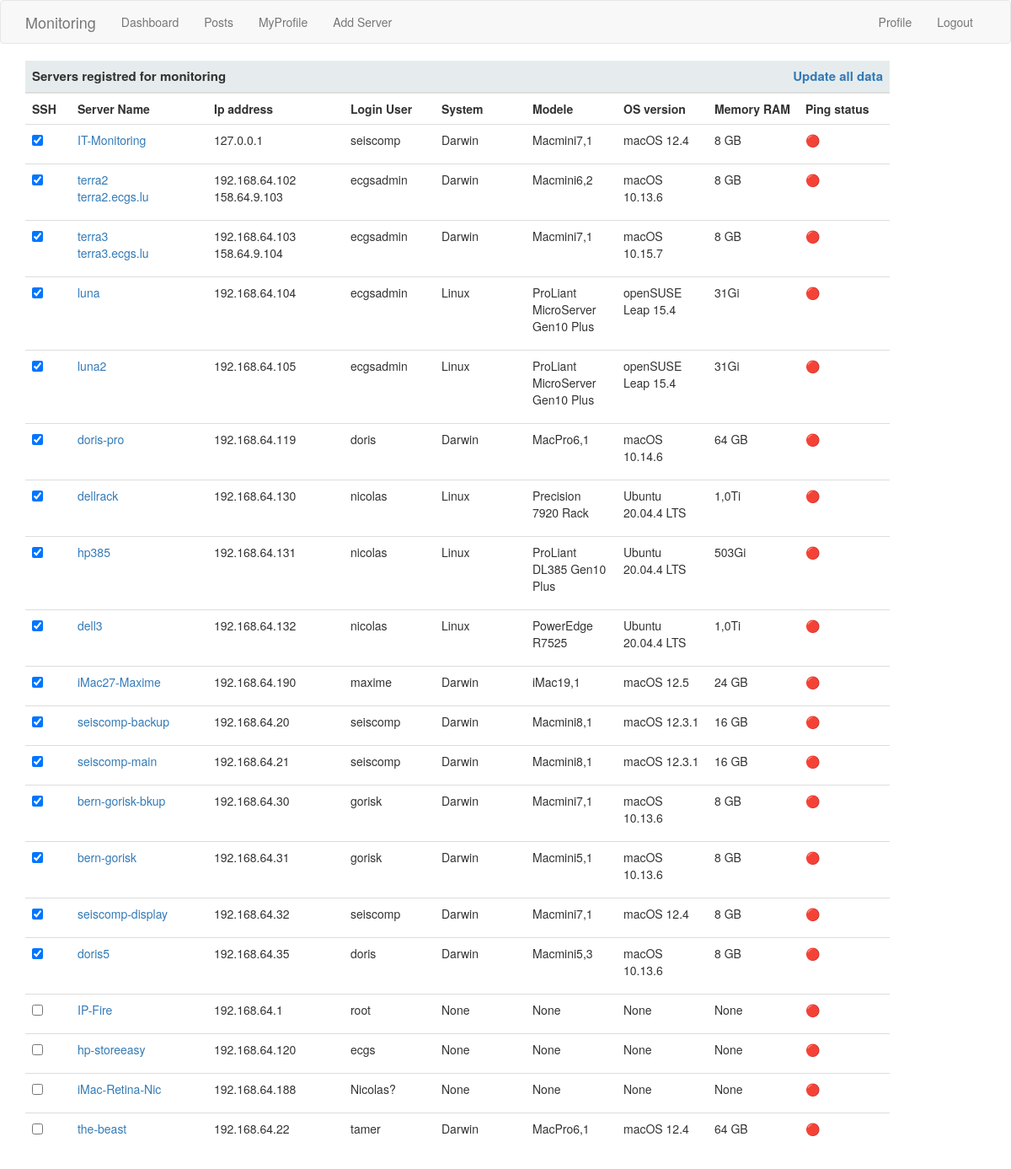
Page /dashboard (signed in) on the earlier database version.
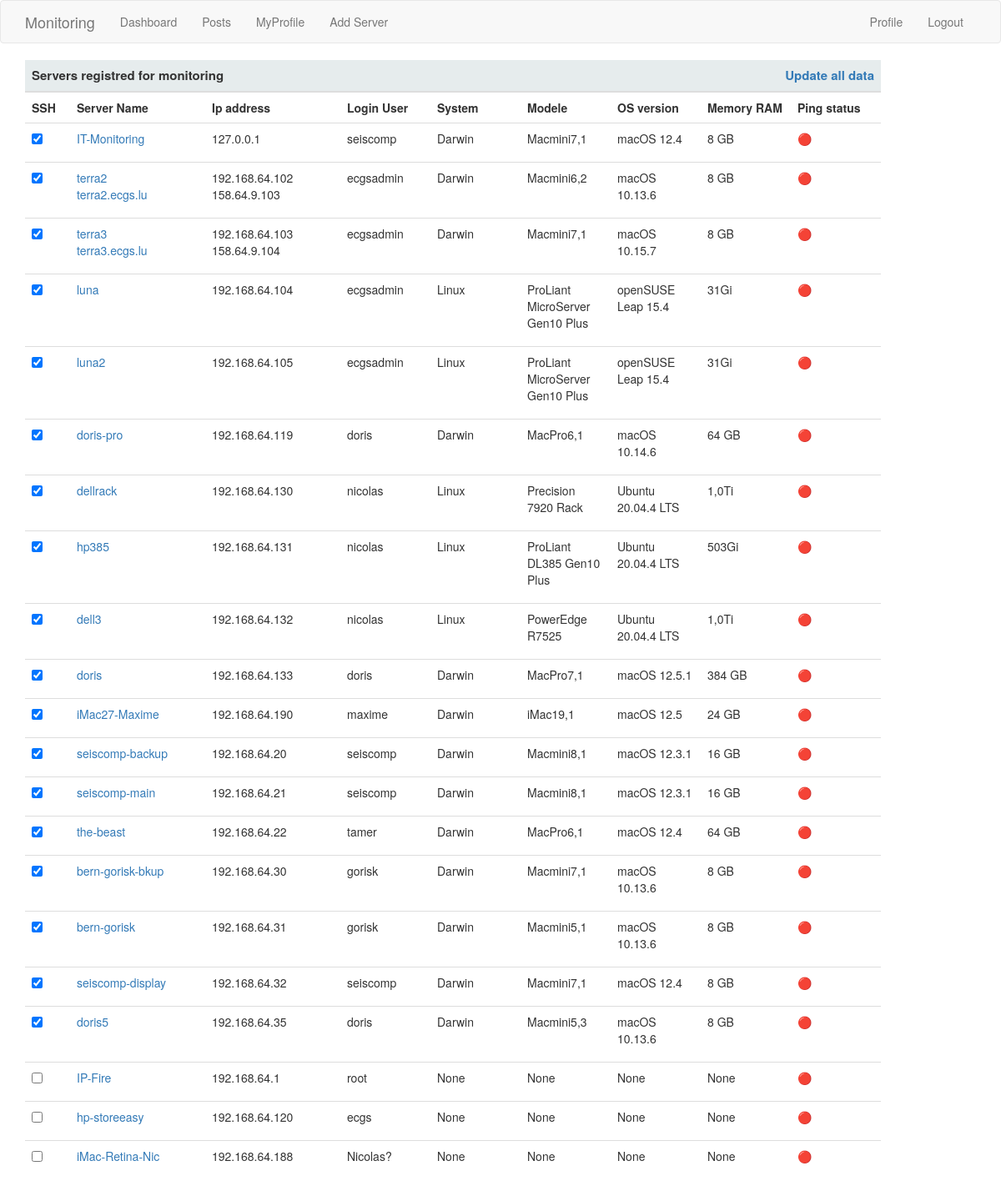
Same page on the later database version.
### webapp/models.py (models this page shows, shortened)
class Server(db.Model):
    id = db.Column(db.Integer, primary_key=True)
    address = db.Column(db.String(15), index=True, unique=True)
    name = db.Column(db.String(30), index=True)
    user = db.Column(db.String(15), index=True)
    about_me = db.Column(db.String(300))
    public_address = db.Column(db.String(15), index=True)
    public_name = db.Column(db.String(30), index=True)
    public_server = db.Column(db.Boolean, default=False, index=True)
    os = db.Column(db.String(30), index=True)
    raminfo = db.Column(db.String(30), index=True)
    modele = db.Column(db.String(30), index=True)
    cpuinfo = db.Column(db.String(30), index=True)
    system_type = db.Column(db.String(30), index=True)
    ssh_connection = db.Column(db.Boolean, default=False, index=True)
    mount_volumes = db.Column(db.Boolean, default=False, index=True)
    mandatory_volumes = db.Column(db.String(300), default='', index=True)
    def deco_test_ssh(function):
        def test_ssh(self):
            if self.ping_ip():
                test = subprocess.Popen(f"ssh -o StrictHostKeyChecking=no -o PasswordAuthentication=No -l {self.user} {self.address} {'exit'}", shell=True, stdout=subprocess.PIPE, stderr=subprocess.PIPE).communicate()
                test = test[0].decode('ascii')
                if re.search('denied', str(test)):
                    return False
                else:
                    return function(self)
            else:
                return False
        return test_ssh
    def deco_unix_like(function):
        def unix_like(self):
            if (re.search('Darwin', self.system_type)) or (re.search('Linux', self.system_type)):
                return function(self)
            else:
                return False
        return unix_like
    def ping_ip(self):
        response = os.system("ping -c 1 -t 2 " + self.address)
        if response == 0:
            return True
        else:
            return False

### webapp/routes.py (the view)
@app.route('/dashboard', methods=['GET', 'POST'])
@login_required
def dashboard():
    servers = Server.query.order_by(Server.ssh_connection.desc(), Server.address).all()
    return render_template('dashboard.html', title='Dashboard', data=servers)

### webapp/models.py (called while the page is built)
@login.user_loader
def load_user(id):
    return User.query.get(int(id))

### webapp/routes.py (called while the page is built)
@app.before_request
def before_request():
    if current_user.is_authenticated:
        current_user.last_seen = datetime.utcnow()
        db.session.commit()

### webapp/templates/dashboard.html
{% extends "base.html" %}
{% block content %}
<div class="container">
        <table style="width:90%" class="table table-hover title">
                <col style="width:5%">
                <col style="width:15%">
                <col style="width:15%">
                <col style="width:10%">
                <col style="width:10%">
                <col style="width:10%">
                <col style="width:10%">
                <col style="width:10%">
                <col style="width:10%">
                <thead>
                        <tr>
                                <th colspan="9">Servers registred for monitoring
                                <a  class="align-right" href="{{ url_for('update_all_server') }}" onclick="return confirm('Do you want to update all servers ? It will take a moment!');">Update all data</a>
                                </th>
                        </tr>
                </thead>
                <tbody>
                        <tr>
                                    <th>SSH</th>
                                    <th>Server Name</th>
                                    <th>Ip address</th>
                                    <th>Login User</th>
                                    <th>System</th>
                                    <th>Modele</th>
                                    <th>OS version</th>
                                    <th>Memory RAM</th>
                                    <th>Ping status</th>
                        </tr>
                        {% for server in data %}
                                {% if server.ssh_connection %}{% set status_ssh = 'checked' %}{% else %}{% set status_ssh = 'unchecked' %}{% endif %}
                                {% set ssh_toggle = False %}
                                <tr>
                                        <td><input type="checkbox" name="ssh" {{ status_ssh }} onclick="window.location.href='{{ url_for('toggle_ssh', server=server.name) }}';">
                                        <td><p><a  href="{{ url_for('server', server=server.name) }}">{{ server.name }} {% if server.public_server %} <br>{{ server.public_name }}   {% endif %}</a></p></td>
                                        <td><p> {{ server.address }} {% if server.public_server %}  <br>{{ server.public_address }} {% endif %}</p></td>
                                        <td><p> {{ server.user }} </p></td>
                                        <td><p> {{ server.system_type }}</p></td>
                                        <td><p> {{ server.modele }}</p></td>
                                        <td><p> {{ server.os }}</p></td>
                                        <td><p> {{ server.raminfo }}</p></td>
                                        {% if server.ping_ip() %}<td> &#x1F7E2 </td>{% else %}<td> &#x1F534 </td>{% endif %}
                                 </tr>
                        {% endfor %}
                </tbody>
        </table>
</div>
{% endblock %}

Differences in the rows shown:
added Server: name "doris", address "192.168.64.133", user "doris", system_type "Darwin", modele "MacPro7,1", os "macOS 12.5.1", raminfo "384 GB"
changed Server "the-beast": ssh "☐" → "☑"; moves up the list
